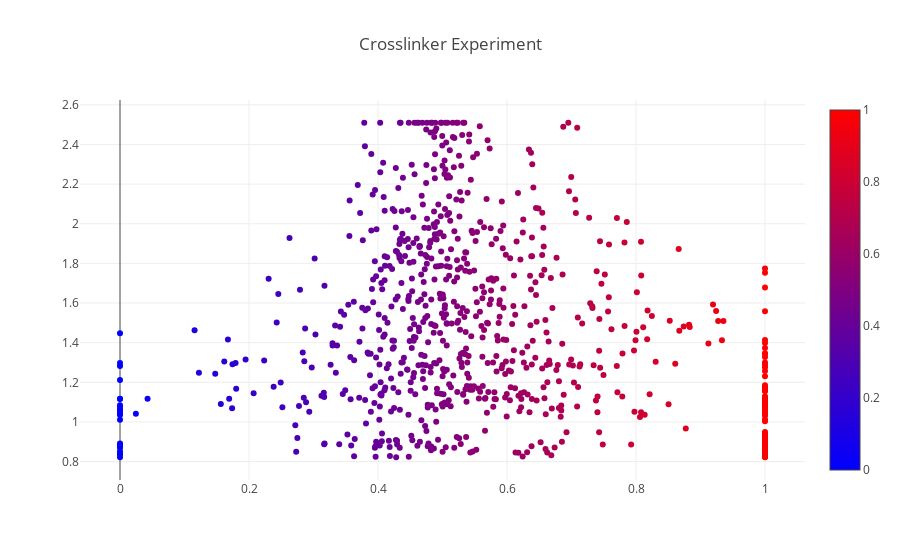

The notebook cell saved with this chart:
### Code cell
#interactive plot

trace_1 = go.Scatter(
    x=selection.fc,
    y=selection.log10_score,
    mode='markers',
    name='MA Plot',
    text = [a + ' ' +b for a,b in zip(selection.index.values, selection.Gene_desc)],
    hoverinfo = 'text',
    marker=dict(
        #size=16,
        color = selection.fc2, #set color equal to a variable
        colorscale='Bluered',
        showscale=True
    )
)
'''
annot_1 = go.Scatter(
    x=[selection.fc.loc['Tb927.3.2610']],
    y=[selection.log10_score.loc['Tb927.3.2610']],
    mode='markers+text',
    name='Tb927.3.2610',
    text=['Bait'],
    textposition='bottom center'
)

annot_1 = go.Scatter(
    x=[selection.fc.loc['Tb927.11.11750']],
    y=[selection.log10_score.loc['Tb927.11.11750']],
    mode='markers+text',
    name='Tb927.11.11750',
    text=['membrane-bound acid phosphatase, putative'],
    textposition='bottom center'
)
'''

layout = dict(title='Crosslinker Experiment')


fig = go.Figure(data=[trace_1], 
                layout=layout)
iplot(fig, filename='test')

### Figure 1 — Plotly figure (JSON) as saved in the notebook; plotly's stock layout.template omitted (floating-point values rounded to 4 significant figures; data arrays with more than 128 entries replaced by an {"elided": "..."} marker saying what was removed)
{"data": [{"hoverinfo": "text", "marker": {"color": {"elided": "819 float values"}, "colorscale": "Bluered", "showscale": true}, "mode": "markers", "name": "MA Plot", "text": {"elided": "819 str values"}, "type": "scatter", "uid": "0aace6dc-1a70-11e9-88ff-005056c00008", "x": {"elided": "819 float values"}, "y": {"elided": "819 float values"}}], "layout": {"title": "Crosslinker Experiment"}}
